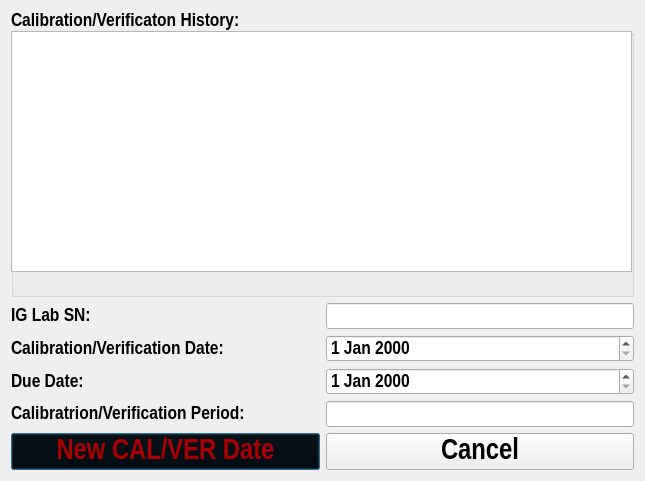
<?xml version="1.0" encoding="UTF-8"?>
<ui version="4.0">
 <class>UpdateCalVerDateDlg</class>
 <widget class="QDialog" name="UpdateCalVerDateDlg">
  <property name="windowModality">
   <enum>Qt::WindowModal</enum>
  </property>
  <property name="geometry">
   <rect>
    <x>0</x>
    <y>0</y>
    <width>645</width>
    <height>481</height>
   </rect>
  </property>
  <property name="font">
   <font>
    <family>Arial Narrow</family>
    <pointsize>14</pointsize>
    <weight>75</weight>
    <bold>true</bold>
   </font>
  </property>
  <property name="windowTitle">
   <string>History CAL/VER Date</string>
  </property>
  <layout class="QVBoxLayout" name="verticalLayout">
   <item>
    <layout class="QVBoxLayout" name="verticalLayout_All" stretch="1,0,0,0,0,0">
     <item>
      <layout class="QHBoxLayout" name="horizontalLayout_history">
       <item>
        <widget class="QGroupBox" name="groupBox_History">
         <property name="font">
          <font>
           <family>Arial Narrow</family>
           <pointsize>14</pointsize>
           <weight>75</weight>
           <bold>true</bold>
          </font>
         </property>
         <property name="title">
          <string>Calibration/Verificaton History:</string>
         </property>
         <widget class="QTableView" name="tableView_History">
          <property name="geometry">
           <rect>
            <x>0</x>
            <y>20</y>
            <width>621</width>
            <height>241</height>
           </rect>
          </property>
          <property name="font">
           <font>
            <family>Arial Narrow</family>
            <pointsize>14</pointsize>
            <weight>50</weight>
            <bold>false</bold>
           </font>
          </property>
          <property name="inputMethodHints">
           <set>Qt::ImhNone</set>
          </property>
          <property name="alternatingRowColors">
           <bool>true</bool>
          </property>
          <property name="selectionMode">
           <enum>QAbstractItemView::SingleSelection</enum>
          </property>
          <property name="selectionBehavior">
           <enum>QAbstractItemView::SelectRows</enum>
          </property>
          <property name="textElideMode">
           <enum>Qt::ElideMiddle</enum>
          </property>
          <attribute name="horizontalHeaderDefaultSectionSize">
           <number>400</number>
          </attribute>
         </widget>
        </widget>
       </item>
      </layout>
     </item>
     <item>
      <layout class="QHBoxLayout" name="horizontalLayout" stretch="1,1">
       <item>
        <widget class="QLabel" name="label_IGSN">
         <property name="font">
          <font>
           <family>Arial Narrow</family>
           <pointsize>14</pointsize>
           <weight>75</weight>
           <bold>true</bold>
          </font>
         </property>
         <property name="text">
          <string>IG Lab SN:</string>
         </property>
        </widget>
       </item>
       <item>
        <widget class="QLineEdit" name="lineEdit_IGSN">
         <property name="font">
          <font>
           <family>Arial Narrow</family>
           <pointsize>14</pointsize>
           <weight>75</weight>
           <bold>true</bold>
          </font>
         </property>
        </widget>
       </item>
      </layout>
     </item>
     <item>
      <layout class="QHBoxLayout" name="horizontalLayout_5">
       <item>
        <widget class="QLabel" name="label_CalDate">
         <property name="font">
          <font>
           <family>Arial Narrow</family>
           <pointsize>14</pointsize>
           <weight>75</weight>
           <bold>true</bold>
          </font>
         </property>
         <property name="layoutDirection">
          <enum>Qt::RightToLeft</enum>
         </property>
         <property name="text">
          <string>Calibration/Verification Date:</string>
         </property>
        </widget>
       </item>
       <item>
        <widget class="QDateEdit" name="dateEdit_CalDate">
         <property name="font">
          <font>
           <family>Arial Narrow</family>
           <pointsize>14</pointsize>
           <weight>75</weight>
           <bold>true</bold>
          </font>
         </property>
        </widget>
       </item>
      </layout>
     </item>
     <item>
      <layout class="QHBoxLayout" name="horizontalLayout_4">
       <item>
        <widget class="QLabel" name="label_DueDate">
         <property name="font">
          <font>
           <family>Arial Narrow</family>
           <pointsize>14</pointsize>
           <weight>75</weight>
           <bold>true</bold>
          </font>
         </property>
         <property name="layoutDirection">
          <enum>Qt::RightToLeft</enum>
         </property>
         <property name="text">
          <string>Due Date:</string>
         </property>
        </widget>
       </item>
       <item>
        <widget class="QDateEdit" name="dateEdit_DueDate">
         <property name="font">
          <font>
           <family>Arial Narrow</family>
           <pointsize>14</pointsize>
           <weight>75</weight>
           <bold>true</bold>
          </font>
         </property>
        </widget>
       </item>
      </layout>
     </item>
     <item>
      <layout class="QHBoxLayout" name="horizontalLayout_3" stretch="1,1">
       <item>
        <widget class="QLabel" name="label_CalVerPeriod">
         <property name="font">
          <font>
           <family>Arial Narrow</family>
           <pointsize>14</pointsize>
           <weight>75</weight>
           <bold>true</bold>
          </font>
         </property>
         <property name="layoutDirection">
          <enum>Qt::RightToLeft</enum>
         </property>
         <property name="text">
          <string>Calibratrion/Verification Period:</string>
         </property>
        </widget>
       </item>
       <item>
        <widget class="QLineEdit" name="lineEdit_CakVerPeriod">
         <property name="font">
          <font>
           <family>Arial Narrow</family>
           <pointsize>14</pointsize>
           <weight>75</weight>
           <bold>true</bold>
          </font>
         </property>
        </widget>
       </item>
      </layout>
     </item>
     <item>
      <layout class="QHBoxLayout" name="horizontalLayout_2">
       <item>
        <widget class="QPushButton" name="pushButton_Update">
         <property name="palette">
          <palette>
           <active>
            <colorrole role="WindowText">
             <brush brushstyle="SolidPattern">
              <color alpha="255">
               <red>0</red>
               <green>0</green>
               <blue>0</blue>
              </color>
             </brush>
            </colorrole>
            <colorrole role="Button">
             <brush brushstyle="SolidPattern">
              <color alpha="255">
               <red>0</red>
               <green>0</green>
               <blue>0</blue>
              </color>
             </brush>
            </colorrole>
            <colorrole role="Text">
             <brush brushstyle="SolidPattern">
              <color alpha="255">
               <red>0</red>
               <green>0</green>
               <blue>0</blue>
              </color>
             </brush>
            </colorrole>
            <colorrole role="ButtonText">
             <brush brushstyle="SolidPattern">
              <color alpha="255">
               <red>170</red>
               <green>0</green>
               <blue>0</blue>
              </color>
             </brush>
            </colorrole>
           </active>
           <inactive>
            <colorrole role="WindowText">
             <brush brushstyle="SolidPattern">
              <color alpha="255">
               <red>0</red>
               <green>0</green>
               <blue>0</blue>
              </color>
             </brush>
            </colorrole>
            <colorrole role="Button">
             <brush brushstyle="SolidPattern">
              <color alpha="255">
               <red>0</red>
               <green>0</green>
               <blue>0</blue>
              </color>
             </brush>
            </colorrole>
            <colorrole role="Text">
             <brush brushstyle="SolidPattern">
              <color alpha="255">
               <red>0</red>
               <green>0</green>
               <blue>0</blue>
              </color>
             </brush>
            </colorrole>
            <colorrole role="ButtonText">
             <brush brushstyle="SolidPattern">
              <color alpha="255">
               <red>170</red>
               <green>0</green>
               <blue>0</blue>
              </color>
             </brush>
            </colorrole>
           </inactive>
           <disabled>
            <colorrole role="WindowText">
             <brush brushstyle="SolidPattern">
              <color alpha="255">
               <red>120</red>
               <green>120</green>
               <blue>120</blue>
              </color>
             </brush>
            </colorrole>
            <colorrole role="Button">
             <brush brushstyle="SolidPattern">
              <color alpha="255">
               <red>0</red>
               <green>0</green>
               <blue>0</blue>
              </color>
             </brush>
            </colorrole>
            <colorrole role="Text">
             <brush brushstyle="SolidPattern">
              <color alpha="255">
               <red>120</red>
               <green>120</green>
               <blue>120</blue>
              </color>
             </brush>
            </colorrole>
            <colorrole role="ButtonText">
             <brush brushstyle="SolidPattern">
              <color alpha="255">
               <red>120</red>
               <green>120</green>
               <blue>120</blue>
              </color>
             </brush>
            </colorrole>
           </disabled>
          </palette>
         </property>
         <property name="font">
          <font>
           <family>Arial Narrow</family>
           <pointsize>22</pointsize>
           <weight>75</weight>
           <bold>true</bold>
          </font>
         </property>
         <property name="mouseTracking">
          <bool>true</bool>
         </property>
         <property name="text">
          <string>New CAL/VER Date</string>
         </property>
        </widget>
       </item>
       <item>
        <widget class="QPushButton" name="pushButton_Cancel">
         <property name="font">
          <font>
           <family>Arial Narrow</family>
           <pointsize>22</pointsize>
           <weight>75</weight>
           <bold>true</bold>
          </font>
         </property>
         <property name="text">
          <string>Cancel</string>
         </property>
        </widget>
       </item>
      </layout>
     </item>
    </layout>
   </item>
  </layout>
 </widget>
 <resources/>
 <connections/>
</ui>
